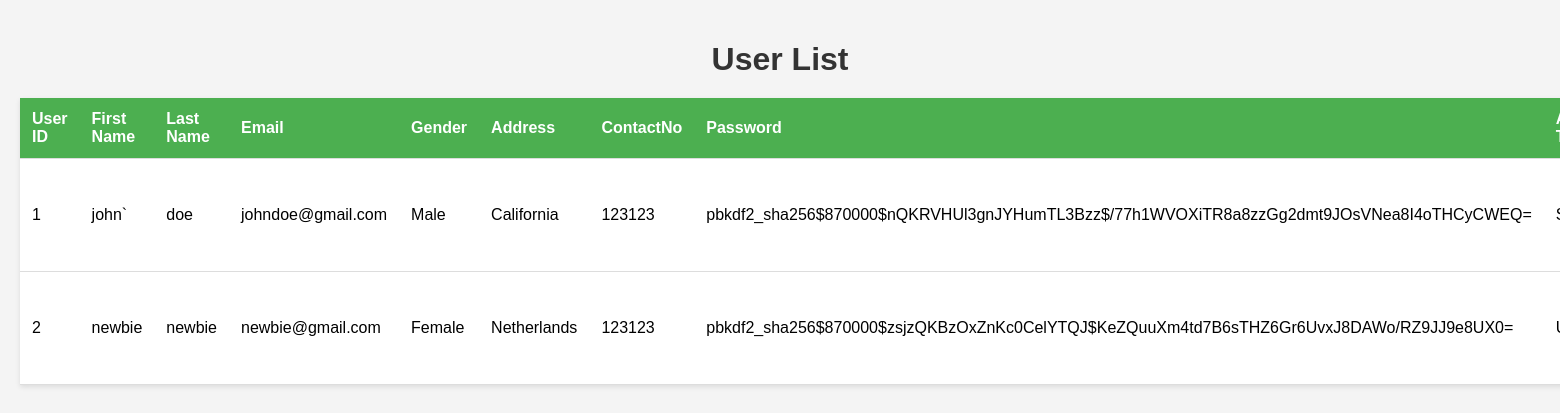
The page /api/users/ (signed in) on the database as committed earlier.
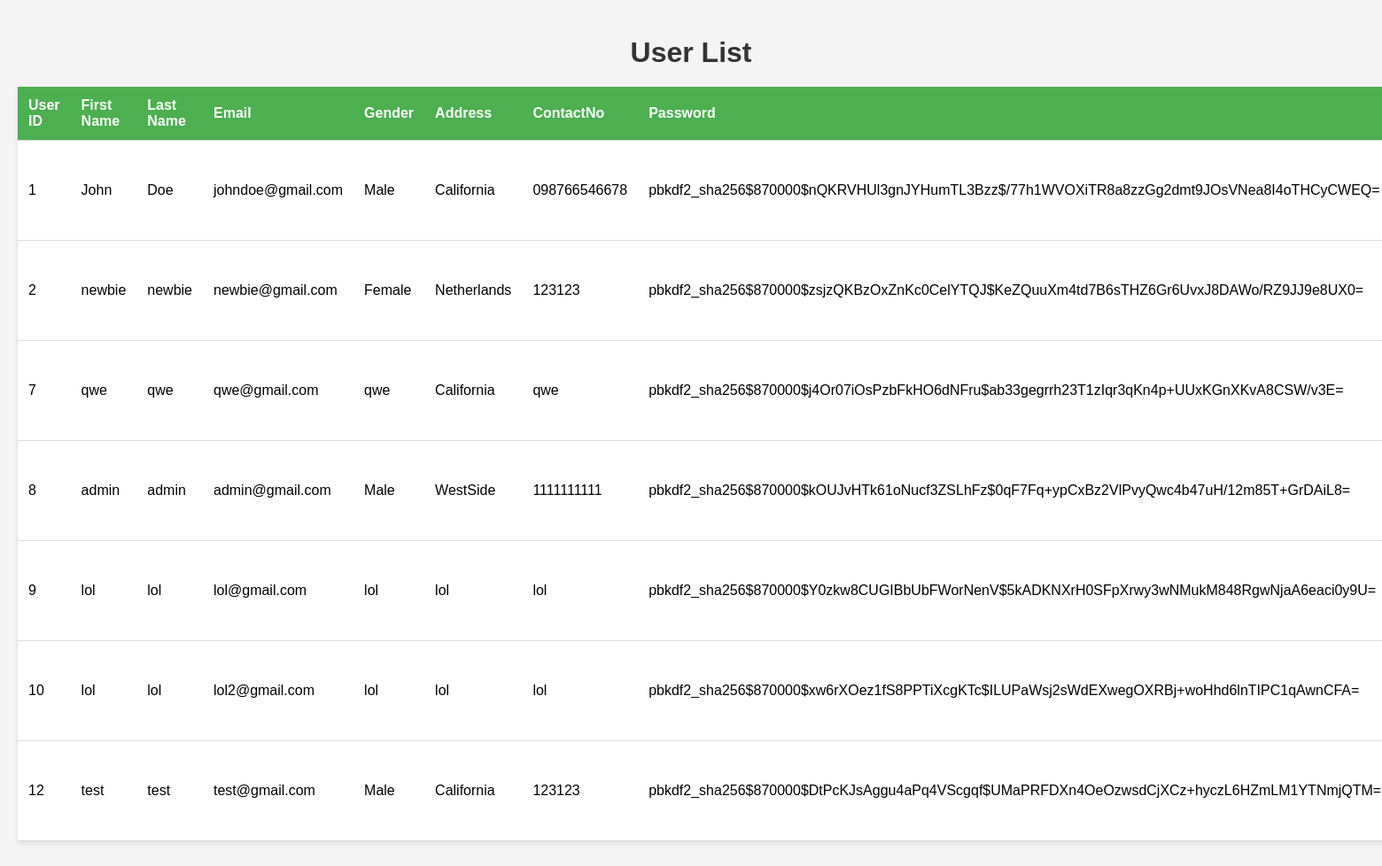
The same page on the database as committed later.
### myapp/models.py (models this page shows, shortened)
class User(AbstractUser):
    userId = models.AutoField(primary_key=True)
    fname = models.CharField(max_length=100)
    lname = models.CharField(max_length=100)
    email = models.EmailField(max_length=254, unique=True)
    profile_picture = models.ImageField(upload_to='profile_pictures/', blank=True, null=True)
    gender = models.CharField(max_length=10)
    address = models.CharField(max_length=255)
    contactNo = models.CharField(max_length=15)
    accountType = models.CharField(choices=[('staff', 'Staff'), ('user', 'User')], max_length=10)
    vehicle = models.ForeignKey(
        'myapp.Vehicle',  # Replace 'myapp' with your app name
        on_delete=models.SET_NULL,  # Set to NULL if the vehicle is deleted
        null=True,  # Allows the field to be optional
        blank=True,  # Allows the field to be left blank in forms
        related_name='users'
    )
    class Meta:
        db_table = 'myapp_user'  # Replace 'myapp' with your actual app name
        verbose_name = 'user'
        verbose_name_plural = 'users'

### myapp/views.py (the view)
# urls.py: path('users/', views.user_list, name='user_list'),  # List all users
@login_required
def user_list(request):
    users = User.objects.all()
    return render(request, 'user_list.html', {'users': users})

### myapp/templates/user_list.html (shortened to what this page needs)
{% load static %}
<!DOCTYPE html>
<html lang="en">
<head>
    <link rel="stylesheet" href="{% static 'user_list.css' %}">
</head>
<body>
    <h1>User List</h1>
    <table>
        <thead>
            <tr>
                <th>User ID</th>
                <th>First Name</th>
                <th>Last Name</th>
                <th>Email</th>
                <th>Gender</th>
                <th>Address</th>
                <th>ContactNo</th>
                <th>Password</th>
                <th>Account Type</th>
            </tr>
        </thead>
        <tbody>
            {% for user in users %}
            <tr>
                <td>{{ user.userId }}</td>
                <td>{{ user.fname }}</td>
                <td>{{ user.lname }}</td>
                <td>{{ user.email }}</td>
                <td>{{ user.gender }}</td>
                <td>{{ user.address }}</td>
                <td>{{ user.contactNo }}</td>
                <td>{{ user.password }}</td>
                <td>{{ user.accountType }}</td>
            </tr>
            {% endfor %}
        </tbody>
    </table>
</body>
</html>

Rows that differ between the two databases and show on the page:
changed User "johndoe@gmail.com": fname "john`" → "John"; lname "doe" → "Doe"; contactNo "123123" → "098766546678"
added User: userId "7", fname "qwe", lname "qwe", email "qwe@gmail.com", gender "qwe", address "California", contactNo "qwe", password "pbkdf2_sha256$870000$j4Or07iOsPzbFkHO6dNFru$ab33gegrrh23T1zIqr3qKn4p+UUxKGnXKvA8CSW/v3E="
added User: userId "8", fname "admin", lname "admin", email "admin@gmail.com", gender "Male", address "WestSide", contactNo "1111111111", password "pbkdf2_sha256$870000$kOUJvHTk61oNucf3ZSLhFz$0qF7Fq+ypCxBz2VlPvyQwc4b47uH/12m85T+GrDAiL8="
added User: userId "9", fname "lol", lname "lol", email "lol@gmail.com", gender "lol", address "lol", contactNo "lol", password "pbkdf2_sha256$870000$Y0zkw8CUGIBbUbFWorNenV$5kADKNXrH0SFpXrwy3wNMukM848RgwNjaA6eaci0y9U="
added User: userId "10", fname "lol", lname "lol", email "lol2@gmail.com", gender "lol", address "lol", contactNo "lol", password "pbkdf2_sha256$870000$xw6rXOez1fS8PPTiXcgKTc$ILUPaWsj2sWdEXwegOXRBj+woHhd6lnTIPC1qAwnCFA="
added User: userId "12", fname "test", lname "test", email "test@gmail.com", gender "Male", address "California", contactNo "123123", password "pbkdf2_sha256$870000$DtPcKJsAggu4aPq4VScgqf$UMaPRFDXn4OeOzwsdCjXCz+hyczL6HZmLM1YTNmjQTM="
